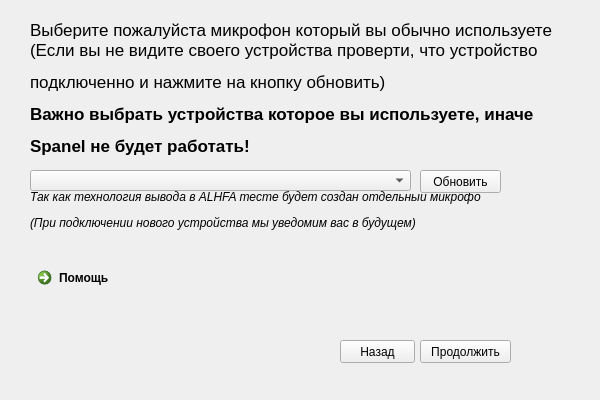
<?xml version="1.0" encoding="UTF-8"?>
<ui version="4.0">
 <class>MainWindow</class>
 <widget class="QMainWindow" name="MainWindow">
  <property name="geometry">
   <rect>
    <x>0</x>
    <y>0</y>
    <width>600</width>
    <height>400</height>
   </rect>
  </property>
  <property name="windowTitle">
   <string>MainWindow</string>
  </property>
  <widget class="QWidget" name="centralwidget">
   <widget class="QLabel" name="backgroand_img_label">
    <property name="geometry">
     <rect>
      <x>-20</x>
      <y>-30</y>
      <width>631</width>
      <height>631</height>
     </rect>
    </property>
    <property name="text">
     <string/>
    </property>
   </widget>
   <widget class="QComboBox" name="list_devices_comboBox">
    <property name="geometry">
     <rect>
      <x>30</x>
      <y>170</y>
      <width>381</width>
      <height>21</height>
     </rect>
    </property>
    <property name="font">
     <font>
      <pointsize>10</pointsize>
     </font>
    </property>
   </widget>
   <widget class="QLabel" name="label">
    <property name="geometry">
     <rect>
      <x>30</x>
      <y>20</y>
      <width>541</width>
      <height>101</height>
     </rect>
    </property>
    <property name="font">
     <font>
      <pointsize>13</pointsize>
      <italic>false</italic>
     </font>
    </property>
    <property name="text">
     <string>&lt;html&gt;&lt;head/&gt;&lt;body&gt;&lt;p&gt;Выберите пожалуйста микрофон который вы обычно используете&lt;br/&gt;(Если вы не видите своего устройства проверти, что устройство&lt;/p&gt;&lt;p&gt;подключенно и нажмите на кнопку обновить)&lt;/p&gt;&lt;/body&gt;&lt;/html&gt;</string>
    </property>
    <property name="alignment">
     <set>Qt::AlignLeading|Qt::AlignLeft|Qt::AlignTop</set>
    </property>
   </widget>
   <widget class="QLabel" name="label_2">
    <property name="geometry">
     <rect>
      <x>30</x>
      <y>190</y>
      <width>451</width>
      <height>71</height>
     </rect>
    </property>
    <property name="font">
     <font>
      <pointsize>9</pointsize>
     </font>
    </property>
    <property name="text">
     <string>&lt;html&gt;&lt;head/&gt;&lt;body&gt;&lt;p&gt;&lt;span style=&quot; font-style:italic;&quot;&gt;Так как технология вывода в ALHFA тесте будет создан отдельный микрофон.&lt;/span&gt;&lt;/p&gt;&lt;p&gt;&lt;span style=&quot; font-style:italic;&quot;&gt;(При подключении нового устройства мы уведомим вас в будущем)&lt;/span&gt;&lt;/p&gt;&lt;/body&gt;&lt;/html&gt;</string>
    </property>
    <property name="alignment">
     <set>Qt::AlignLeading|Qt::AlignLeft|Qt::AlignTop</set>
    </property>
   </widget>
   <widget class="QLabel" name="label_3">
    <property name="geometry">
     <rect>
      <x>30</x>
      <y>100</y>
      <width>571</width>
      <height>61</height>
     </rect>
    </property>
    <property name="font">
     <font>
      <pointsize>13</pointsize>
      <weight>50</weight>
      <bold>false</bold>
     </font>
    </property>
    <property name="text">
     <string>&lt;html&gt;&lt;head/&gt;&lt;body&gt;&lt;p&gt;&lt;span style=&quot; font-weight:600;&quot;&gt;Важно выбрать устройства которое вы используете, иначе&lt;/span&gt;&lt;/p&gt;&lt;p&gt;&lt;span style=&quot; font-weight:600;&quot;&gt;Spanel не будет работать!&lt;/span&gt;&lt;/p&gt;&lt;/body&gt;&lt;/html&gt;</string>
    </property>
   </widget>
   <widget class="QPushButton" name="back_pushButton">
    <property name="geometry">
     <rect>
      <x>340</x>
      <y>340</y>
      <width>75</width>
      <height>23</height>
     </rect>
    </property>
    <property name="text">
     <string>Назад</string>
    </property>
   </widget>
   <widget class="QPushButton" name="next_pushButton">
    <property name="geometry">
     <rect>
      <x>420</x>
      <y>340</y>
      <width>91</width>
      <height>23</height>
     </rect>
    </property>
    <property name="text">
     <string>Продолжить</string>
    </property>
   </widget>
   <widget class="QCommandLinkButton" name="help_commandLinkButton">
    <property name="geometry">
     <rect>
      <x>30</x>
      <y>260</y>
      <width>185</width>
      <height>41</height>
     </rect>
    </property>
    <property name="text">
     <string>Помощь</string>
    </property>
   </widget>
   <widget class="QPushButton" name="update_pushButton">
    <property name="geometry">
     <rect>
      <x>420</x>
      <y>170</y>
      <width>81</width>
      <height>23</height>
     </rect>
    </property>
    <property name="text">
     <string>Обновить</string>
    </property>
   </widget>
  </widget>
  <widget class="QMenuBar" name="menubar">
   <property name="geometry">
    <rect>
     <x>0</x>
     <y>0</y>
     <width>600</width>
     <height>21</height>
    </rect>
   </property>
  </widget>
 </widget>
 <resources/>
 <connections/>
</ui>
